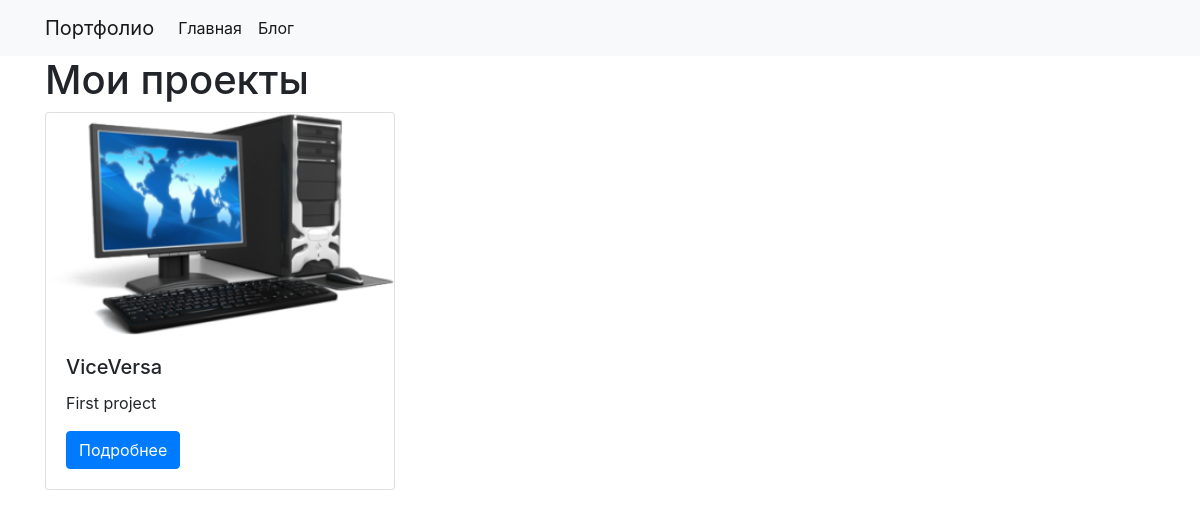
/projects/, run on the app's committed database.
### project/models.py (models this page shows)
class Project(models.Model):
    title = models.CharField(max_length=100)
    description = models.TextField()
    technology = models.CharField(max_length=20)
    image = models.FileField(upload_to='img/')

### project/views.py (the view)
# urls.py: path("", views.project_index, name="project_index"),
def project_index(request):
    projects = Project.objects.all()
    context = {
        'projects': projects
    }
    return render(request, 'project_index.html', context)

### project/templates/project_index.html
{% extends "base.html" %}
{% load static %}
{% block page_content %}
<h1>Мои проекты</h1>
<div class="row">
{% for project in projects %}
    <div class="col-md-4">
        <div class="card mb-2">
            <img class="card-img-top" src="{% static project.image %}">
            <div class="card-body">
                <h5 class="card-title">{{ project.title }}</h5>
                <p class="card-text">{{ project.description }}</p>
                <a href="{% url 'project_detail' project.pk %}"
                   class="btn btn-primary">
                    Подробнее
                </a>
            </div>
        </div>
    </div>
    {% endfor %}
</div>
{% endblock %}

### data on the page
Project: image (picture), title "ViceVersa", description "First project"
